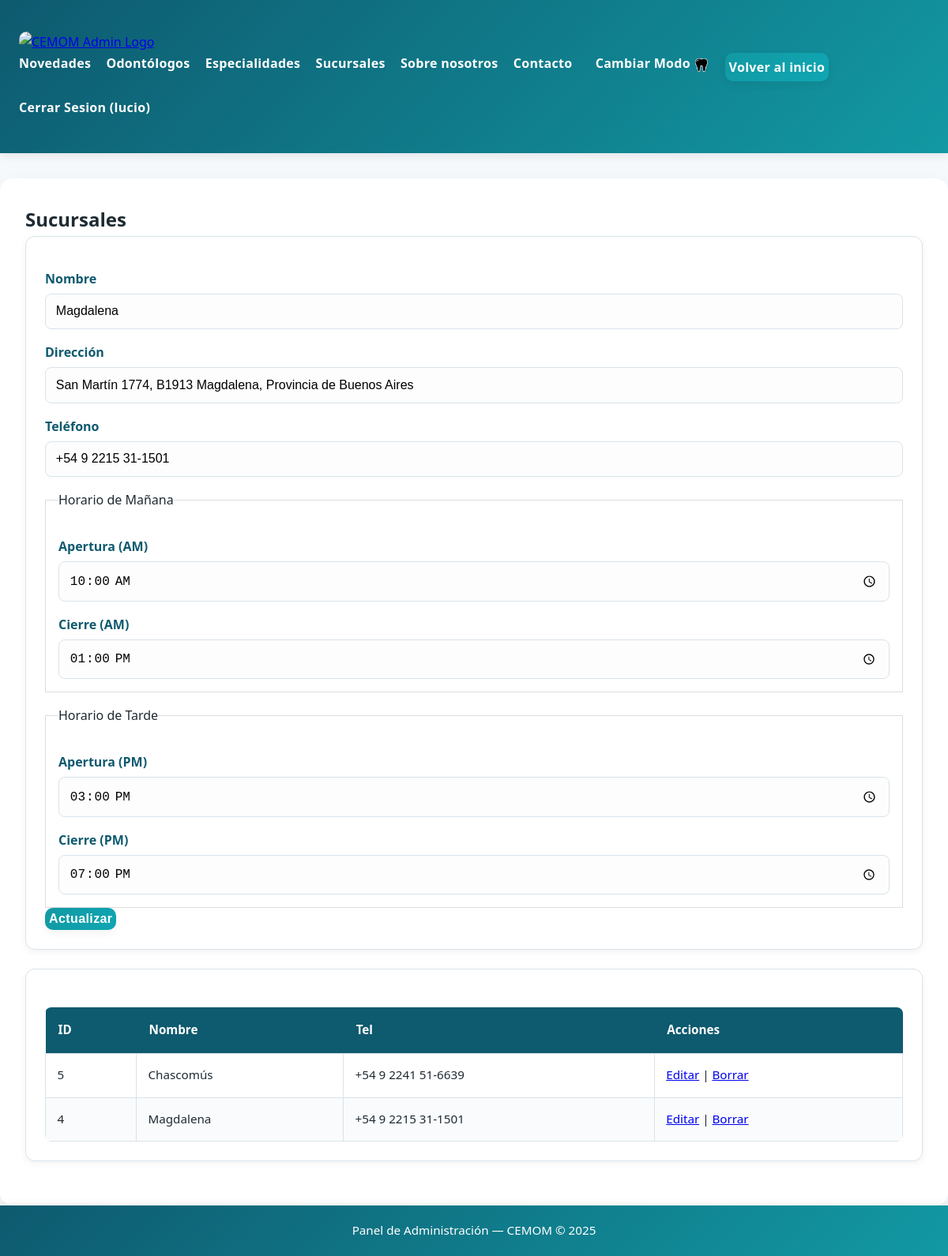
The app's page /manage_sucursales.php?edit=4 (signed in) with its own data.
### tables this page shows
CREATE TABLE `users` (
  `id` int(11) NOT NULL,
  `email` varchar(255) NOT NULL,
  `password` varchar(255) NOT NULL,
  `name` varchar(255) DEFAULT NULL,
  `role` varchar(50) DEFAULT 'user',
  `created_at` timestamp NOT NULL DEFAULT current_timestamp()
);

CREATE TABLE `sucursales` (
  `id` int(11) NOT NULL,
  `nombre` varchar(255) NOT NULL,
  `direccion` varchar(255) DEFAULT NULL,
  `telefono` varchar(50) DEFAULT NULL,
  `horario_apertura` time DEFAULT NULL,
  `horario_cierre` time DEFAULT NULL,
  `lat` double DEFAULT NULL,
  `lng` double DEFAULT NULL,
  `horario_apertura_am` time DEFAULT NULL,
  `horario_cierre_am` time DEFAULT NULL,
  `horario_apertura_pm` time DEFAULT NULL,
  `horario_cierre_pm` time DEFAULT NULL
);

### auth.php (called while the page is built, shortened)
<?php
require_once __DIR__ . '/db.php';
function is_logged_in() {
    return !empty($_SESSION['user_id']);
}
function current_user() {
    global $pdo;
    $stmt = $pdo->prepare('SELECT id, email, name, role FROM users WHERE id = ?');
    $stmt->execute([$_SESSION['user_id']]);
    return $stmt->fetch();
}

### manage_sucursales.php (the view, shortened to what this page needs)
<?php
require_once __DIR__ . '/auth.php';
require_once __DIR__ . '/db.php';
$items = $pdo->query('SELECT * FROM sucursales ORDER BY nombre')->fetchAll();
$editing = null;
if (isset($_GET['edit'])) { $editing = $pdo->prepare('SELECT * FROM sucursales WHERE id=?'); $editing->execute([(int)$_GET['edit']]); $editing = $editing->fetch(); }
include __DIR__ . '/admin_header.php';
?>
<h2>Sucursales</h2>
<div class="card">
    <form method="post">
        <label>Nombre</label>
        <input type="text" name="nombre" required value="<?= htmlspecialchars($editing['nombre'] ?? '') ?>">
        <label>Dirección</label>
        <input type="text" name="direccion" value="<?= htmlspecialchars($editing['direccion'] ?? '') ?>">
        <label>Teléfono</label>
        <input type="text" name="telefono" value="<?= htmlspecialchars($editing['telefono'] ?? '') ?>">
        <fieldset style="border:1px solid #ddd; padding:1rem; margin-top:1rem;">
            <legend>Horario de Mañana</legend>
            <label>Apertura (AM)</label>
            <input type="time" name="horario_apertura_am" value="<?= htmlspecialchars($editing['horario_apertura_am'] ?? '') ?>">
            <label>Cierre (AM)</label>
            <input type="time" name="horario_cierre_am" value="<?= htmlspecialchars($editing['horario_cierre_am'] ?? '') ?>">
        </fieldset>
        <fieldset style="border:1px solid #ddd; padding:1rem; margin-top:1rem;">
            <legend>Horario de Tarde</legend>
            <label>Apertura (PM)</label>
            <input type="time" name="horario_apertura_pm" value="<?= htmlspecialchars($editing['horario_apertura_pm'] ?? '') ?>">
            <label>Cierre (PM)</label>
            <input type="time" name="horario_cierre_pm" value="<?= htmlspecialchars($editing['horario_cierre_pm'] ?? '') ?>">
        </fieldset>
        <button type="submit"><?= $editing ? 'Actualizar' : 'Crear' ?></button>
    </form>
</div>
<div class="card admin-list">
    <table>
        <thead><tr><th>ID</th><th>Nombre</th><th>Tel</th><th>Acciones</th></tr></thead>
        <tbody>
        <?php foreach ($items as $it): ?>
            <tr><td><?=$it['id']?></td><td><?=htmlspecialchars($it['nombre'])?></td><td><?=htmlspecialchars($it['telefono'])?></td><td><a href="?edit=<?=$it['id']?>">Editar</a> | <a href="?delete=<?=$it['id']?>" onclick="return confirm('Borrar?')">Borrar</a></td></tr>
        <?php endforeach; ?>
        </tbody>
    </table>
</div>
<?php include __DIR__ . '/admin.footer.php'; ?>

### admin_header.php (shortened to what this page needs)
<?php
require_once __DIR__ . '/auth.php';
$user = current_user();
?>
<!doctype html>
<html lang="es">
<head>
    <link rel="stylesheet" href="admin.css">
</head>
<body class="admin-mode">
<header class="site-header">
    <div class="wrap">
        <div class="logo">
            <a href="/webcemom/novedades.php">
                <img src="/webcemom/logo.png" alt="CEMOM Admin Logo">
            </a>
        </div>
        <nav>
            <a href="/webcemom/manage_novedades.php">Novedades</a>
            <a href="/webcemom/manage_odontologos.php">Odontólogos</a>
            <a href="/webcemom/manage_especialidades.php">Especialidades</a>
            <a href="/webcemom/manage_sucursales.php">Sucursales</a>
            <a href="/webcemom/manage_sobre.php">Sobre nosotros</a>
            <a href="/webcemom/manage_contacto.php">Contacto</a>
            <a id="darkToggle" style="margin-left:10px;  cursor:pointer;">Cambiar Modo
  <img id="darkIcon" src="dienteosc.png" alt="Modo oscuro" style="width:20px; height:20px; vertical-align:middle;">
</a>
            <a href="/webcemom/novedades.php" class="btn">Volver al inicio</a>
            <a href="/webcemom/logout.php">Cerrar Sesion (<?=htmlspecialchars($user['name'])?>)</a>
</nav>
</div>
</header>
<main class="wrap">
</body>
</html>

### admin.css (style rules this page uses)
* { margin: 0; padding: 0; box-sizing: border-box; }
:root { --primary: #0e5a6f; --primary-light: #1299a3; --secondary: #0fa6b3; --accent: #57c4d0; --bg: #f5f9fc; --text: #1e2b32; --muted: #6c7a7d; --border: #d9e3ea; --danger: #d63031; --white: #ffffff; --shadow-sm: rgba(0, 0, 0, 0.05); --shadow-md: rgba(0, 0, 0, 0.1); --shadow-lg: rgba(0, 0, 0, 0.2); }
body { font-family: "Poppins", "Segoe UI", Roboto, sans-serif; background: var(--bg); color: var(--text); line-height: 1.7; min-height: 100vh; display: flex; flex-direction: column; transition: background 0.4s ease, color 0.3s ease; }
.wrap { width: 100%; max-width: 1200px; margin: 0 auto; padding: 1.5rem; }
.site-header { background: linear-gradient(135deg, var(--primary), var(--primary-light)); color: var(--white); padding: 1rem 0; box-shadow: 0 2px 12px var(--shadow-md); position: sticky; top: 0; z-index: 100; transition: background 0.3s ease; }
.site-header .wrap { display: flex; justify-content: space-between; align-items: center; flex-wrap: wrap; }
.site-header img { height: 55px; border-radius: 10px; }
.site-header nav { display: flex; flex-wrap: wrap; gap: 1.2rem; }
.site-header nav a { color: var(--white); text-decoration: none; font-weight: 600; font-size: 1rem; letter-spacing: 0.3px; padding-bottom: 0.25rem; position: relative; transition: color 0.3s ease, transform 0.2s; }
.site-header nav a::after { content: ""; position: absolute; left: 0; bottom: -2px; width: 0; height: 2px; background: var(--accent); transition: width 0.3s ease; }
main.wrap { flex: 1; background: var(--white); padding: 2rem; margin-top: 2rem; border-radius: 16px; box-shadow: 0 8px 24px var(--shadow-sm); transition: all 0.3s ease; }
.card { background: var(--white); border: 1px solid var(--border); border-radius: 12px; padding: 1.5rem; margin-bottom: 1.5rem; box-shadow: 0 3px 10px var(--shadow-sm); transition: transform 0.3s ease, box-shadow 0.3s ease; }
form label { display: block; font-weight: 600; margin-top: 1rem; color: var(--primary); }
form input, form textarea, form select { width: 100%; margin-top: 0.3rem; padding: 0.8rem; border: 1px solid var(--border); border-radius: 8px; font-size: 1rem; transition: all 0.3s ease; background: #fdfdfd; }
button, .btn { background: linear-gradient(135deg, var(--primary-light), var(--secondary)); color: var(--white); border: none; border-radius: 10px; padding: 5px; font-size: 1rem; cursor: pointer; font-weight: 600; letter-spacing: 0.4px; transition: all 0.3s ease; box-shadow: 0 4px 12px var(--shadow-sm); }
.admin-list table { width: 100%; border-collapse: collapse; margin-top: 1.5rem; border-radius: 8px; overflow: hidden; font-size: 0.95rem; }
.admin-list th { background: var(--primary); color: var(--white); padding: 1rem; text-align: left; }
.admin-list td { padding: 0.9rem; border: 1px solid var(--border); }
.admin-list tr:nth-child(even) { background: #f9fbfd; }

### records on screen
users: name "lucio"
sucursales: nombre "Magdalena", direccion "San Martín 1774, B1913 Magdalena, Provincia de Buenos Aires", telefono "+54 9 2215 31-1501", horario_apertura_am "10:00:00", horario_cierre_am "13:00:00", horario_apertura_pm "15:00:00", horario_cierre_pm "19:00:00", id "4"
sucursales: id "5", nombre "Chascomús", telefono "+54 9 2241 51-6639"
